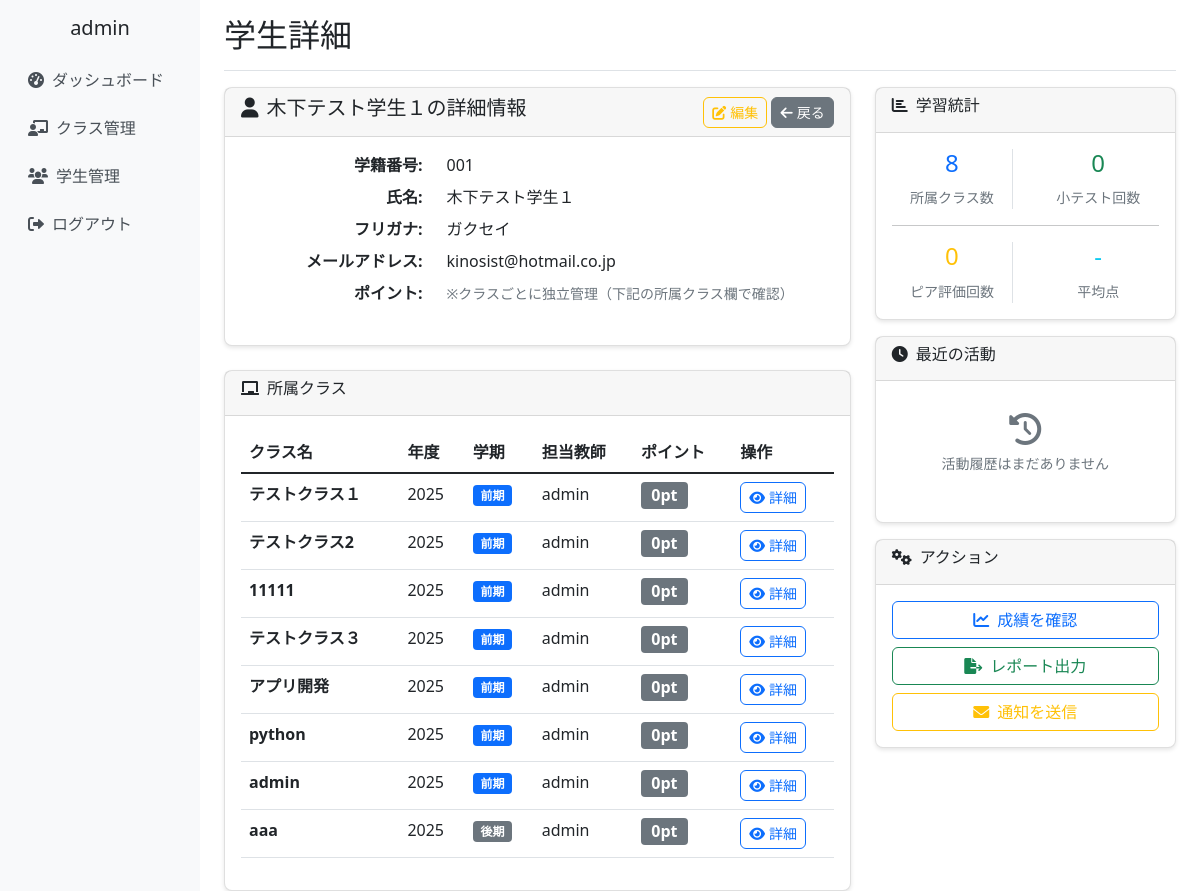
/students/001/ (signed in), run on the app's committed database.
### school_management/models.py (models this page shows, shortened)
class CustomUser(AbstractUser):
    ROLE_CHOICES = [
        ('admin', '管理者'),
        ('teacher', '教員'),
        ('student', '学生'),
    ]
    username = None  # usernameフィールドを無効化
    email = models.EmailField(unique=True)
    full_name = models.CharField(max_length=100, verbose_name='氏名')
    furigana = models.CharField(max_length=100, blank=True, verbose_name='ふりがな')
    points = models.IntegerField(default=0, verbose_name='ポイント')
    role = models.CharField(
        max_length=10,
        choices=ROLE_CHOICES,
        default='student',
        verbose_name='役割'
    )
    student_number = models.CharField(max_length=20, blank=True, verbose_name='学籍番号')
    teacher_id = models.CharField(max_length=20, blank=True, verbose_name='教員ID')
    created_at = models.DateTimeField(auto_now_add=True, verbose_name='登録日時')
    updated_at = models.DateTimeField(auto_now=True, verbose_name='更新日時')
    groups = models.ManyToManyField(
        'auth.Group',
        verbose_name='groups',
        blank=True,
        help_text='The groups this user belongs to.',
        related_name="customuser_set",
        related_query_name="customuser",
    )
    user_permissions = models.ManyToManyField(
        'auth.Permission',
        verbose_name='user permissions',
        blank=True,
        help_text='Specific permissions for this user.',
        related_name="customuser_set",
        related_query_name="customuser",
    )
    USERNAME_FIELD = 'email'
    REQUIRED_FIELDS = ['full_name']
    objects = CustomUserManager()
    class Meta:
        verbose_name = 'ユーザー'
        verbose_name_plural = 'ユーザー'

class ClassRoom(models.Model):
    SEMESTER_CHOICES = [
        ('first', '前期'),
        ('second', '後期'),
    ]
    class_name = models.CharField(max_length=100, verbose_name='クラス名')
    year = models.IntegerField(verbose_name='年度')
    semester = models.CharField(max_length=10, choices=SEMESTER_CHOICES, verbose_name='学期')
    teachers = models.ManyToManyField(Teacher, verbose_name='担当教員', related_name='classrooms')
    students = models.ManyToManyField(Student, blank=True, verbose_name='学生')
    created_at = models.DateTimeField(auto_now_add=True)
    updated_at = models.DateTimeField(auto_now=True)
    class Meta:
        verbose_name = 'クラス'
        verbose_name_plural = 'クラス'

### school_management/views.py (the view)
# urls.py: path('students/<str:student_number>/', views.student_detail_view, name='student_detail'),
@login_required
def student_detail_view(request, student_number):
    student = get_object_or_404(CustomUser, student_number=student_number, role='student')
    classes = student.classroom_set.filter(teachers=request.user)
    if not classes.exists():
        messages.error(request, 'この学生の詳細を表示する権限がありません。')
        return redirect('school_management:student_list')
    class_data = []
    for classroom in classes:
        try:
            class_points_obj = StudentClassPoints.objects.get(student=student, classroom=classroom)
            class_points = class_points_obj.points
        except StudentClassPoints.DoesNotExist:
            class_points = 0
        class_data.append({
            'classroom': classroom,
            'points': class_points
        })
    context = {
        'student': student,
        'classes': classes,
        'class_data': class_data,
    }
    return render(request, 'school_management/student_detail.html', context)

### school_management/templates/school_management/student_detail.html (shortened to what this page needs)
{% extends 'school_management/base.html' %}
{% load static %}
{% block page_title %}学生詳細{% endblock %}
{% block content %}
<div class="row">
    <div class="col-md-8">
        <div class="card">
            <div class="card-header">
                <div class="d-flex justify-content-between align-items-center">
                    <h5><i class="fas fa-user me-2"></i>{{ student.full_name }}の詳細情報</h5>
                    <div>
                        <a href="{% url 'school_management:student_edit' student.student_number %}" class="btn btn-outline-warning btn-sm">
                            <i class="fas fa-edit me-1"></i>編集
                        </a>
                        <a href="{% url 'school_management:student_list' %}" class="btn btn-secondary btn-sm">
                            <i class="fas fa-arrow-left me-1"></i>戻る
                        </a>
                    </div>
                </div>
            </div>
            <div class="card-body">
                <dl class="row info-list">
                    <dt class="col-sm-4 text-end">学籍番号:</dt>
                    <dd class="col-sm-8">{{ student.student_number }}</dd>
                    <dt class="col-sm-4 text-end">氏名:</dt>
                    <dd class="col-sm-8">{{ student.full_name }}</dd>
                    <dt class="col-sm-4 text-end">フリガナ:</dt>
                    <dd class="col-sm-8">{{ student.furigana|default:"-" }}</dd>
                    <dt class="col-sm-4 text-end">メールアドレス:</dt>
                    <dd class="col-sm-8">{{ student.email|default:"未設定" }}</dd>
                    <dt class="col-sm-4 text-end">ポイント:</dt>
                    <dd class="col-sm-8">
                        <small class="text-muted">※クラスごとに独立管理（下記の所属クラス欄で確認）</small>
                    </dd>
                </dl>
            </div>
        </div>
        <div class="card mt-4">
            <div class="card-header">
                <h6><i class="fas fa-chalkboard me-2"></i>所属クラス</h6>
            </div>
            <div class="card-body">
                {% if classes %}
                    <div class="table-responsive">
                        <table class="table table-hover">
                            <thead>
                                <tr>
                                    <th>クラス名</th>
                                    <th>年度</th>
                                    <th>学期</th>
                                    <th>担当教師</th>
                                    <th>ポイント</th>
                                    <th>操作</th>
                                </tr>
                            </thead>
                            <tbody>
                                {% for data in class_data %}
                                <tr>
                                    <td><strong>{{ data.classroom.class_name }}</strong></td>
                                    <td>{{ data.classroom.year }}</td>
                                    <td>
                                        <span class="badge bg-{% if data.classroom.semester == 'first' %}primary{% else %}secondary{% endif %}">
                                            {{ data.classroom.get_semester_display }}
                                        </span>
                                    </td>
                                    <td>
                                        {% for teacher in data.classroom.teachers.all %}
                                            {{ teacher.full_name }}{% if not forloop.last %}, {% endif %}
                                        {% endfor %}
                                    </td>
                                    <td>
                                        <span class="badge bg-{% if data.points >= 50 %}success{% elif data.points >= 30 %}warning{% else %}secondary{% endif %} fs-6">
                                            {{ data.points }}pt
                                        </span>
                                    </td>
                                    <td>
                                        <a href="{% url 'school_management:class_detail' data.classroom.id %}"
                                           class="btn btn-outline-primary btn-sm">
                                            <i class="fas fa-eye me-1"></i>詳細
                                        </a>
                                    </td>
                                </tr>
                                {% endfor %}
                            </tbody>
                        </table>
                    </div>
                {% endif %}
            </div>
        </div>
    </div>
    <div class="col-md-4">
        <div class="card">
            <div class="card-header">
                <h6><i class="fas fa-chart-bar me-2"></i>学習統計</h6>
            </div>
            <div class="card-body">
                <div class="row text-center">
                    <div class="col-6">
                        <div class="border-end">
                            <h4 class="text-primary">{{ classes.count }}</h4>
                            <small class="text-muted">所属クラス数</small>
                        </div>
                    </div>
                    <div class="col-6">
                        <h4 class="text-success">0</h4>
                        <small class="text-muted">小テスト回数</small>
                    </div>
                </div>
                <hr>
                <div class="row text-center">
                    <div class="col-6">
                        <div class="border-end">
                            <h4 class="text-warning">0</h4>
                            <small class="text-muted">ピア評価回数</small>
                        </div>
                    </div>
                    <div class="col-6">
                        <h4 class="text-info">-</h4>
                        <small class="text-muted">平均点</small>
                    </div>
                </div>
            </div>
        </div>
        <div class="card mt-3">
            <div class="card-header">
                <h6><i class="fas fa-clock me-2"></i>最近の活動</h6>
            </div>
            <div class="card-body">
                <div class="text-center py-3">
                    <i class="fas fa-history fa-2x text-muted mb-2"></i>
                    <p class="text-muted small">活動履歴はまだありません</p>
                </div>
            </div>
        </div>
        <div class="card mt-3">
            <div class="card-header">
                <h6><i class="fas fa-cogs me-2"></i>アクション</h6>
            </div>
            <div class="card-body">
                <div class="d-grid gap-2">
                    <button class="btn btn-outline-primary" onclick="alert('成績確認機能は準備中です')">
                        <i class="fas fa-chart-line me-2"></i>成績を確認
                    </button>
                    <button class="btn btn-outline-success" onclick="alert('レポート機能は準備中です')">
                        <i class="fas fa-file-export me-2"></i>レポート出力
                    </button>
                    <button class="btn btn-outline-warning" onclick="alert('通知機能は準備中です')">
                        <i class="fas fa-envelope me-2"></i>通知を送信
                    </button>
                </div>
            </div>
        </div>
    </div>
</div>
{% endblock %}

### school_management/templates/school_management/base.html (shortened to what this page needs)
{% load static %}
<!DOCTYPE html>
<html lang="ja">
<head>
    <link href="https://cdn.jsdelivr.net/npm/bootstrap@5.1.3/dist/css/bootstrap.min.css" rel="stylesheet">
    <link href="https://cdnjs.cloudflare.com/ajax/libs/font-awesome/6.0.0/css/all.min.css" rel="stylesheet">
    <link href="{% static 'school_management/css/base.css' %}" rel="stylesheet">
</head>
<body>
    <div class="container-fluid">
        <div class="row">
            {% if user.is_authenticated %}
            <nav class="col-md-3 col-lg-2 d-md-block d-none sidebar collapse">
                <div class="position-sticky pt-3">
                    <div class="text-center mb-3">
                        <h5>{{ user.full_name }}</h5>
                    </div>
                    <ul class="nav flex-column">
                        <li class="nav-item">
                            <a class="nav-link" href="{% url 'school_management:dashboard' %}">
                                <i class="fas fa-tachometer-alt me-2"></i>ダッシュボード
                            </a>
                        </li>
                        <li class="nav-item">
                            <a class="nav-link" href="{% url 'school_management:class_list' %}">
                                <i class="fas fa-chalkboard-teacher me-2"></i>クラス管理
                            </a>
                        </li>
                        <li class="nav-item">
                            <a class="nav-link" href="{% url 'school_management:student_list' %}">
                                <i class="fas fa-users me-2"></i>学生管理
                            </a>
                        </li>
                        <li class="nav-item">
                            <a class="nav-link" href="{% url 'school_management:logout' %}">
                                <i class="fas fa-sign-out-alt me-2"></i>ログアウト
                            </a>
                        </li>
                    </ul>
                </div>
            </nav>
            <main class="col-md-9 ms-sm-auto col-lg-10 px-md-4 main-content">
                <div class="d-flex justify-content-between flex-wrap flex-md-nowrap align-items-center pt-3 pb-2 mb-3 border-bottom">
                    <h1 class="h2">{% block page_title %}{% endblock %}</h1>
                </div>
                {% block content %}{% endblock %}
            </main>
            {% else %}
            <div class="col-12">
                {% block login_content %}{% endblock %}
            </div>
            {% endif %}
        </div>
    </div>
</body>
</html>

### school_management/static/school_management/css/base.css (style rules this page uses)
.sidebar { min-height: 100vh; background-color: #f8f9fa; }
.main-content { min-height: 100vh; }
.card { box-shadow: 0 2px 4px rgba(0, 0, 0, 0.1); border-radius: 8px; }
.btn { border-radius: 6px; transition: all 0.2s ease-in-out; }
.nav-link { color: #495057; padding: 0.75rem 1rem; border-radius: 6px; transition: all 0.2s ease-in-out; }
@media (min-width: 768px) { .sidebar { position: relative; left: 0; } }

### data on the page
CustomUser: full_name "admin"
CustomUser: full_name "木下テスト学生１", student_number "001", furigana "ガクセイ", email "kinosist@hotmail.co.jp"
ClassRoom: classroom.class_name "テストクラス１", classroom.year "2025", classroom.semester "前期", points "0"
ClassRoom: classroom.class_name "テストクラス2", classroom.year "2025", classroom.semester "前期", points "0"
ClassRoom: classroom.class_name "11111", classroom.year "2025", classroom.semester "前期", points "0"
ClassRoom: classroom.class_name "テストクラス３", classroom.year "2025", classroom.semester "前期", points "0"
ClassRoom: classroom.class_name "アプリ開発", classroom.year "2025", classroom.semester "前期", points "0"
ClassRoom: classroom.class_name "python", classroom.year "2025", classroom.semester "前期", points "0"
ClassRoom: classroom.class_name "admin", classroom.year "2025", classroom.semester "前期", points "0"
ClassRoom: classroom.class_name "aaa", classroom.year "2025", classroom.semester "後期", points "0"

### other printed values
{{ classes.count }} "8"
